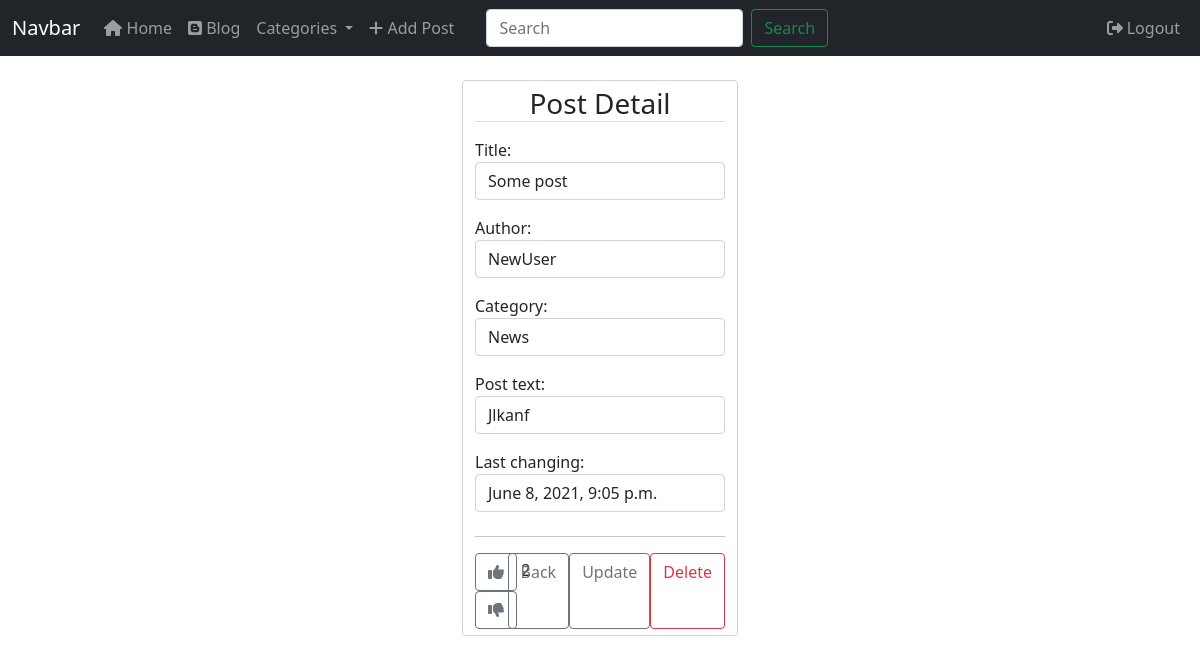
The page /blog/post/24/details/ (signed in) on the database its author committed.
### apps/blog/models.py (models this page shows, shortened)
class Post(models.Model):
    title = models.CharField(max_length=255)
    author = models.ForeignKey(User, on_delete=models.CASCADE)
    body = models.TextField()
    add_post_date = models.DateTimeField(auto_now_add=True)
    change_post_date = models.DateTimeField(auto_now=True)
    category = models.ForeignKey(Category, on_delete=models.SET_NULL, null=True)
    likes = models.ManyToManyField(User, related_name='blog_posts')
    def sum_likes(self):
        return self.likes.count()

class Category(models.Model):
    name = models.CharField(max_length=255)
    def __str__(self):
        return self.name

### apps/blog/views.py (the view)
# urls.py: path('post/<int:pk>/details/', views.PostDetailView.as_view(), name='post-details'),
class PostDetailView(DetailView):
    model = Post
    template_name = 'blog/post_details.html'

### apps/blog/context_processors.py (called while the page is built)
def get_context_data(request):
    context = {'category_data': Category.objects.all()}
    return context

### apps/blog/templates/blog/post_details.html (shortened to what this page needs)
{% extends 'home_page/base.html' %}
{% block content %}
<div class="container-fluid mt-4">
    <div class="row justify-content-center">
        <div class="col-sm-3">
            <div class="form-control">
                <h3 class="text-center border-bottom mb-3">Post Detail</h3>
                <p>Title:
                    <span class="form-control">{{ post.title }}</span>
                </p>
                <p>Author:
                    <span class="form-control">{{ post.author }}</span>
                </p>
                <p>Category:
                    <span class="form-control">{{ post.category }}</span>
                </p>
                <p>Post text:
                    <span class="form-control">{{ post.body }}</span>
                </p>
                <p>Last changing:
                    <span class="form-control">{{ post.change_post_date }}</span>
                </p>
                <hr class="mt-4">
                <div class="row">
                    <div class="col-4">
                        <form class="d-inline-block" method="POST" action="{% url 'blog:post-like' object.id %}">
                            <button class="btn btn-outline-secondary" type="submit"
                                name="post_id" value="{{ post.id }}">
                                <span class="fas fa-thumbs-up"></span>
                            </button>
                            {{ post.sum_likes }}
                        </form>
                        <form class="d-inline-block" method="POST" action="">
                            <button class="btn btn-outline-secondary" type="submit"
                                name="post_id" value="{{ post.id }}">
                                <span class="fas fa-thumbs-down"></span>
                            </button>
                        </form>
                    </div>
                    <div class="col-8 d-flex justify-content-end">
                        <a href="{% url 'blog:blog-page' %}" class="btn btn-outline-secondary">Back</a>
                        {% if object.author == user %}
                        <a href="{% url 'blog:update-post' post.pk %}" class="btn btn-outline-secondary">Update</a>
                        <a href="{% url 'blog:delete-post' object.id %}" class="btn btn-outline-danger">Delete</a>
                        {% endif %}
                    </div>
                </div>
            </div>
        </div>
    </div>
</div>
{% endblock content %}

### rows shown on the page
Post: title "Some post", author "NewUser", category "News", body "Jlkanf", change_post_date "June 8, 2021, 9:05 p.m.", sum_likes "2"
